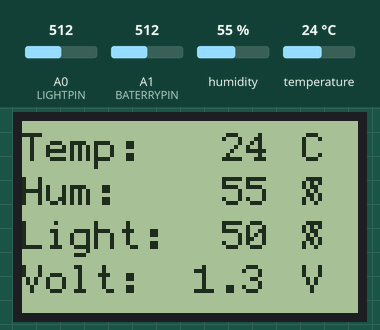
The sketch below on a simulated Arduino Uno, built with avr-gcc and run on an emulated ATmega328P. Shown: 84×48 one-colour display. The inputs (shaded band) are chosen by the test bench; at power-on: A0 (LIGHTPIN) = 512, A1 (BATERRYPIN) = 512, humidity 55 %, temperature 24 °C. No radio packets arrive unless stated.

Above: at 1.5 s.

The sketch:

dht11_nokiaLCD_weatherstation.ino
```cpp
#include "U8glib.h"
#include "DHT.h"
#include "LowPower.h"
#include <VirtualWire.h>

#define DHTPIN 2
#define LIGHTPIN A0
#define BATERRYPIN A1
#define DHTTYPE DHT11

const int transmit_pin = 12;
unsigned int sleepCounter;

float h,t,light,volt;
//#define backlight_pin 11

struct package
{
  float humidity ;
  float temperature ;
  float light;
  float volt;
};

typedef struct package Package;
Package data;

DHT dht(DHTPIN, DHTTYPE);

U8GLIB_PCD8544 u8g(3, 4, 7, 5, 6);  // CLK=8, DIN=4, CE=7, DC=5, RST=6

void draw(void) {
  int cursor_position = 50;

  if (light < 10) {
    cursor_position = 55;
  }

  u8g.setFont(u8g_font_profont11);

  u8g.drawStr(0, 10, "Temp:");
  u8g.drawStr(0, 21, "Hum:");
  u8g.drawStr(0, 32, "Light:");
  u8g.drawStr(0, 43, "Volt:");

  u8g.setPrintPos(50, 10 );
  u8g.print(t, 0);
  u8g.drawStr(70, 10, "C");

  u8g.setPrintPos(50, 21);
  u8g.print(h, 0);
  u8g.drawStr(70, 21, "%");

  u8g.setPrintPos(cursor_position, 32);
  u8g.print(light, 0);
  u8g.drawStr(70, 32, "%");

  u8g.setPrintPos(43, 43);
  u8g.print(volt, 1);
  u8g.drawStr(70, 43, "V");
}

void setup(void) {

  // Initialise the IO and ISR
  vw_set_tx_pin(transmit_pin);
  vw_set_ptt_inverted(true); // Required for DR3100
  vw_setup(500);       // Bits per sec

  dht.begin();
  pinMode(LIGHTPIN, INPUT);
  pinMode(BATERRYPIN, INPUT);
}

void run_asleep() {
  u8g.firstPage();
  do {
    u8g.setFont(u8g_font_profont11);
    u8g.drawStr(0, 20, "Zzz...sleeping");
  }
  while( u8g.nextPage() );
}

void run_awake() {
  delay(1000);
  h = dht.readHumidity();
  t = dht.readTemperature();

  //change analog reference to 1.1V internal
  analogReference(INTERNAL);

  // make a "dry read" that we are not using
  analogRead(BATERRYPIN);

  //wait for voltage to stabilize
  delay(100);

  //start using the reading value
  volt = (analogRead(BATERRYPIN) * 2.65 ) / 1023.0;

  //get the struct data ready for transmission
  data.humidity = h;
  data.temperature = t;
  data.light = light;
  data.volt= volt;

  u8g.firstPage();
  do {
    draw();
  } while( u8g.nextPage() );

  vw_send((uint8_t *)&data, sizeof(data)); //send the data
  vw_wait_tx(); // Wait until the whole message is gone

//  delay(500);
}

void loop(void) {
  //change back to default analog referance
  analogReference(DEFAULT);

  //make a "dry" read that we are not using
  analogRead(LIGHTPIN);

  //wait for voltage to stabilize
  delay(100);

  light = map(analogRead(LIGHTPIN), 0, 1023, 99, 0);

  if (light > 2) {
    run_awake() ;
  }
  else{
    run_asleep();
  }

  for (sleepCounter = 7; sleepCounter > 0; sleepCounter--){
    LowPower.powerDown(SLEEP_8S, ADC_OFF, BOD_OFF);
  }
}
```
